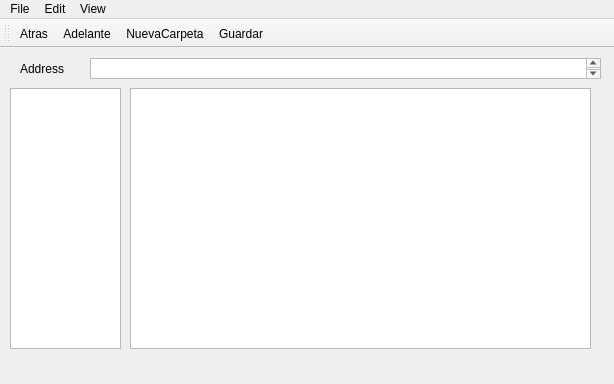
<?xml version="1.0" encoding="UTF-8"?>
<ui version="4.0">
 <class>MainWindow</class>
 <widget class="QMainWindow" name="MainWindow">
  <property name="geometry">
   <rect>
    <x>0</x>
    <y>0</y>
    <width>614</width>
    <height>384</height>
   </rect>
  </property>
  <property name="windowTitle">
   <string>MainWindow</string>
  </property>
  <widget class="QWidget" name="centralWidget">
   <widget class="QLabel" name="label">
    <property name="geometry">
     <rect>
      <x>20</x>
      <y>10</y>
      <width>67</width>
      <height>21</height>
     </rect>
    </property>
    <property name="text">
     <string>Address</string>
    </property>
   </widget>
   <widget class="QTextEdit" name="textEdit">
    <property name="geometry">
     <rect>
      <x>90</x>
      <y>10</y>
      <width>511</width>
      <height>21</height>
     </rect>
    </property>
   </widget>
   <widget class="QListWidget" name="listWidget">
    <property name="geometry">
     <rect>
      <x>130</x>
      <y>40</y>
      <width>461</width>
      <height>261</height>
     </rect>
    </property>
   </widget>
   <widget class="QTreeView" name="treeView">
    <property name="geometry">
     <rect>
      <x>10</x>
      <y>40</y>
      <width>111</width>
      <height>261</height>
     </rect>
    </property>
   </widget>
  </widget>
  <widget class="QMenuBar" name="menuBar">
   <property name="geometry">
    <rect>
     <x>0</x>
     <y>0</y>
     <width>614</width>
     <height>21</height>
    </rect>
   </property>
   <widget class="QMenu" name="menuFile">
    <property name="title">
     <string>File</string>
    </property>
    <addaction name="actionNew_Folder"/>
    <addaction name="actionNew_File"/>
    <addaction name="actionSave"/>
    <addaction name="actionOpe"/>
    <addaction name="actionSalir"/>
   </widget>
   <widget class="QMenu" name="menuEdit">
    <property name="title">
     <string>Edit</string>
    </property>
    <addaction name="actionCortar"/>
    <addaction name="actionPegar"/>
    <addaction name="actionCopiar"/>
   </widget>
   <widget class="QMenu" name="menuView">
    <property name="title">
     <string>View</string>
    </property>
   </widget>
   <addaction name="menuFile"/>
   <addaction name="menuEdit"/>
   <addaction name="menuView"/>
  </widget>
  <widget class="QToolBar" name="toolBar">
   <property name="contextMenuPolicy">
    <enum>Qt::PreventContextMenu</enum>
   </property>
   <property name="windowTitle">
    <string>toolBar</string>
   </property>
   <property name="toolButtonStyle">
    <enum>Qt::ToolButtonFollowStyle</enum>
   </property>
   <attribute name="toolBarArea">
    <enum>TopToolBarArea</enum>
   </attribute>
   <attribute name="toolBarBreak">
    <bool>false</bool>
   </attribute>
   <addaction name="actionBack_2"/>
   <addaction name="actionAdelante"/>
   <addaction name="actionNuevaCarpeta"/>
   <addaction name="actionGuardar"/>
  </widget>
  <action name="actionNewFolder">
   <property name="icon">
    <iconset>
     <normaloff>:/Files/Car.png</normaloff>:/Files/Car.png</iconset>
   </property>
   <property name="text">
    <string>NewFolder</string>
   </property>
   <property name="toolTip">
    <string>Nueva Carpeta</string>
   </property>
  </action>
  <action name="actionNew_Folder">
   <property name="text">
    <string>Nueva Carpeta</string>
   </property>
  </action>
  <action name="actionNew_File">
   <property name="text">
    <string>Nuevo Archivo</string>
   </property>
  </action>
  <action name="actionSave">
   <property name="text">
    <string>Save</string>
   </property>
  </action>
  <action name="actionOpe">
   <property name="text">
    <string>Open</string>
   </property>
  </action>
  <action name="actionCortar">
   <property name="text">
    <string>Cortar</string>
   </property>
  </action>
  <action name="actionPegar">
   <property name="text">
    <string>Pegar</string>
   </property>
  </action>
  <action name="actionCopiar">
   <property name="text">
    <string>Copiar</string>
   </property>
  </action>
  <action name="actionBack">
   <property name="icon">
    <iconset>
     <normaloff>:/Files/Car.png</normaloff>:/Files/Car.png</iconset>
   </property>
   <property name="text">
    <string>Back</string>
   </property>
   <property name="toolTip">
    <string>Back</string>
   </property>
  </action>
  <action name="actionBack_2">
   <property name="icon">
    <iconset>
     <normaloff>C:/Users/Oscar Mendez/Desktop/218250.png</normaloff>C:/Users/Oscar Mendez/Desktop/218250.png</iconset>
   </property>
   <property name="text">
    <string>Atras</string>
   </property>
   <property name="toolTip">
    <string>Atras</string>
   </property>
  </action>
  <action name="actionAdelante">
   <property name="icon">
    <iconset>
     <normaloff>C:/Users/Oscar Mendez/Desktop/Boton adelante.png</normaloff>C:/Users/Oscar Mendez/Desktop/Boton adelante.png</iconset>
   </property>
   <property name="text">
    <string>Adelante</string>
   </property>
   <property name="toolTip">
    <string>Adelante</string>
   </property>
  </action>
  <action name="actionNuevaCarpeta">
   <property name="icon">
    <iconset>
     <normaloff>C:/Users/Oscar Mendez/Desktop/Car.png</normaloff>C:/Users/Oscar Mendez/Desktop/Car.png</iconset>
   </property>
   <property name="text">
    <string>NuevaCarpeta</string>
   </property>
   <property name="toolTip">
    <string>Nueva Carpeta</string>
   </property>
  </action>
  <action name="actionGuardar">
   <property name="icon">
    <iconset>
     <normaloff>C:/Users/Oscar Mendez/Desktop/Save.png</normaloff>C:/Users/Oscar Mendez/Desktop/Save.png</iconset>
   </property>
   <property name="text">
    <string>Guardar</string>
   </property>
   <property name="toolTip">
    <string>Guardar</string>
   </property>
  </action>
  <action name="actionSalir">
   <property name="text">
    <string>Salir</string>
   </property>
  </action>
 </widget>
 <layoutdefault spacing="6" margin="11"/>
 <resources/>
 <connections/>
</ui>
